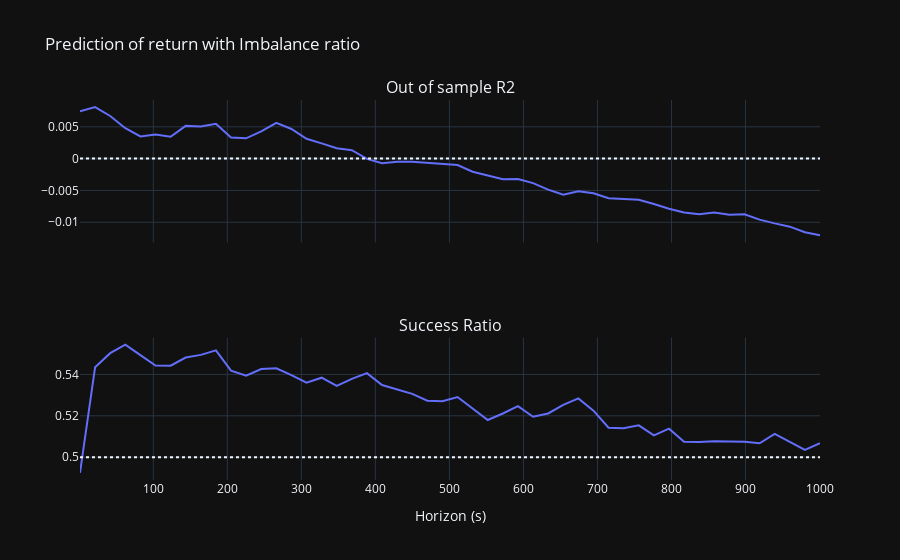

Source (notebook cell):
### Code cell
# Calculate R2 and success ratio
for x in HORIZONS:
    r2, success = prediction_stat(f"return_{x}", ["imb"])
    R2_return.loc[x, "Imbalance ratio"] = r2
    success_ratios_return.loc[x, "Imbalance ratio"] = success

# Plot
plot_stat("Imbalance ratio", "return", R2_return, success_ratios_return)

### Figure 1 — Plotly figure (JSON) as saved in the notebook; plotly's stock layout.template omitted (floating-point values rounded to 4 significant figures)
{"data": [{"hovertemplate": "x=%{x}<br>y=%{y}<extra></extra>", "legendgroup": "", "line": {"color": "#636efa", "dash": "solid"}, "marker": {"symbol": "circle"}, "mode": "lines", "name": "", "orientation": "v", "showlegend": false, "type": "scatter", "x": [1.001, 21.4, 41.8, 62.2, 82.6, 103.0, 123.4, 143.8, 164.2, 184.6, 205.0, 225.4, 245.8, 266.2, 286.6, 307.0, 327.4, 347.8, 368.2, 388.6, 409.0, 429.4, 449.8, 470.2, 490.6, 511.0, 531.4, 551.8, 572.2, 592.6, 613.0, 633.4, 653.8, 674.2, 694.6, 715.0, 735.4, 755.8, 776.2, 796.6, 817.0, 837.4, 857.8, 878.2, 898.6, 919.0, 939.4, 959.8, 980.2, 1001.0], "xaxis": "x", "y": [0.007418, 0.008089, 0.006701, 0.004782, 0.003493, 0.003783, 0.003425, 0.005143, 0.005058, 0.005471, 0.003309, 0.003189, 0.004264, 0.005614, 0.004654, 0.003113, 0.002389, 0.001619, 0.001317, -4.878e-05, -0.0007397, -0.0004885, -0.0005016, -0.0007072, -0.0009262, -0.001018, -0.00206, -0.002702, -0.00323, -0.003217, -0.003849, -0.004871, -0.005662, -0.005123, -0.005432, -0.006209, -0.006327, -0.006469, -0.007126, -0.00787, -0.00848, -0.008752, -0.008457, -0.008811, -0.008734, -0.009586, -0.01017, -0.01069, -0.01156, -0.01206], "yaxis": "y"}, {"hovertemplate": "x=%{x}<br>y=%{y}<extra></extra>", "legendgroup": "", "line": {"color": "#636efa", "dash": "solid"}, "marker": {"symbol": "circle"}, "mode": "lines", "name": "", "orientation": "v", "showlegend": false, "type": "scatter", "x": [1.001, 21.4, 41.8, 62.2, 82.6, 103.0, 123.4, 143.8, 164.2, 184.6, 205.0, 225.4, 245.8, 266.2, 286.6, 307.0, 327.4, 347.8, 368.2, 388.6, 409.0, 429.4, 449.8, 470.2, 490.6, 511.0, 531.4, 551.8, 572.2, 592.6, 613.0, 633.4, 653.8, 674.2, 694.6, 715.0, 735.4, 755.8, 776.2, 796.6, 817.0, 837.4, 857.8, 878.2, 898.6, 919.0, 939.4, 959.8, 980.2, 1001.0], "xaxis": "x2", "y": [0.4924, 0.5435, 0.5503, 0.5544, 0.5493, 0.5443, 0.5442, 0.5482, 0.5495, 0.5516, 0.5418, 0.5394, 0.5426, 0.543, 0.5397, 0.5361, 0.5384, 0.5344, 0.5379, 0.5406, 0.5349, 0.5326, 0.5306, 0.5273, 0.527, 0.5291, 0.5236, 0.518, 0.5211, 0.5246, 0.5196, 0.5211, 0.5252, 0.5284, 0.5225, 0.5143, 0.514, 0.5154, 0.5106, 0.5138, 0.5075, 0.5073, 0.5077, 0.5077, 0.5075, 0.5067, 0.5113, 0.5074, 0.5035, 0.5067], "yaxis": "y2"}], "layout": {"annotations": [{"font": {"size": 16}, "showarrow": false, "text": "Out of sample R2", "x": 0.5, "xanchor": "center", "xref": "paper", "y": 1, "yanchor": "bottom", "yref": "paper"}, {"font": {"size": 16}, "showarrow": false, "text": "Success Ratio", "x": 0.5, "xanchor": "center", "xref": "paper", "y": 0.375, "yanchor": "bottom", "yref": "paper"}], "shapes": [{"line": {"dash": "dot"}, "type": "line", "x0": 0, "x1": 1, "xref": "x domain", "y0": 0, "y1": 0, "yref": "y"}, {"line": {"dash": "dot"}, "type": "line", "x0": 0, "x1": 1, "xref": "x2 domain", "y0": 0.5, "y1": 0.5, "yref": "y2"}], "showlegend": false, "title": {"text": "Prediction of return with Imbalance ratio"}, "xaxis": {"anchor": "y", "domain": [0, 1], "matches": "x2", "showticklabels": false}, "xaxis2": {"anchor": "y2", "domain": [0, 1], "title": {"text": "Horizon (s)"}}, "yaxis": {"anchor": "x", "domain": [0.625, 1]}, "yaxis2": {"anchor": "x2", "domain": [0, 0.375]}}}
